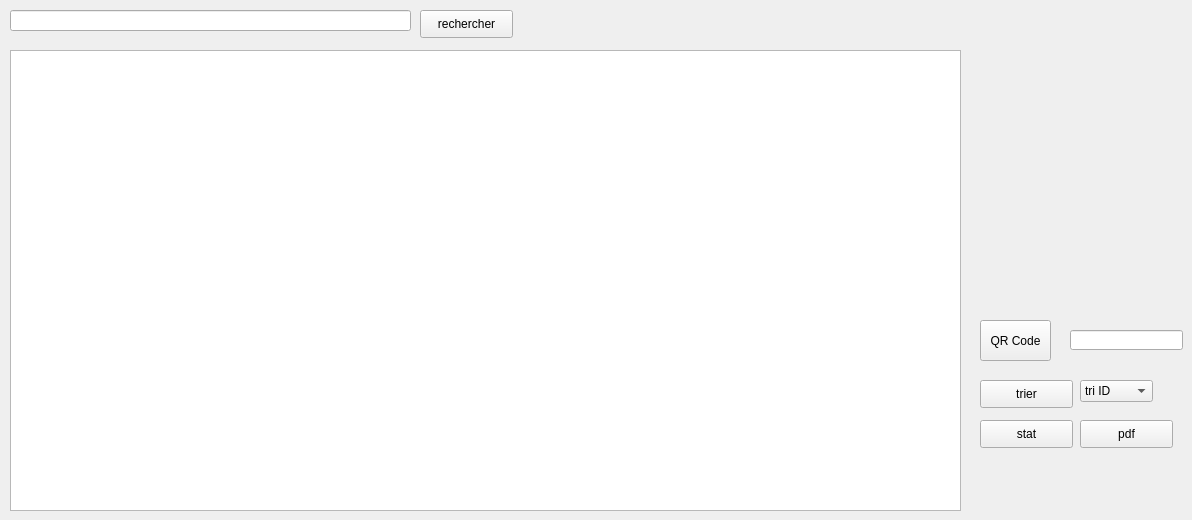
      <widget class="QWidget" name="tab_17">
       <attribute name="title">
        <string>Afficher</string>
       </attribute>
       <widget class="QLabel" name="label_74">
        <property name="geometry">
         <rect>
          <x>10</x>
          <y>80</y>
          <width>891</width>
          <height>401</height>
         </rect>
        </property>
        <property name="text">
         <string/>
        </property>
        <property name="pixmap">
         <pixmap>../../../Downloads/248085488_591901992026832_2710901618884620913_n.png</pixmap>
        </property>
       </widget>
       <widget class="QLineEdit" name="search">
        <property name="geometry">
         <rect>
          <x>10</x>
          <y>10</y>
          <width>401</width>
          <height>21</height>
         </rect>
        </property>
        <property name="text">
         <string/>
        </property>
       </widget>
       <widget class="QPushButton" name="search_2">
        <property name="geometry">
         <rect>
          <x>420</x>
          <y>10</y>
          <width>93</width>
          <height>28</height>
         </rect>
        </property>
        <property name="text">
         <string>rechercher</string>
        </property>
       </widget>
       <widget class="QPushButton" name="pdf">
        <property name="geometry">
         <rect>
          <x>1080</x>
          <y>420</y>
          <width>93</width>
          <height>28</height>
         </rect>
        </property>
        <property name="text">
         <string>pdf</string>
        </property>
       </widget>
       <widget class="QComboBox" name="tri">
        <property name="geometry">
         <rect>
          <x>1080</x>
          <y>380</y>
          <width>73</width>
          <height>22</height>
         </rect>
        </property>
        <item>
         <property name="text">
          <string>tri ID</string>
         </property>
        </item>
        <item>
         <property name="text">
          <string>tri nom</string>
         </property>
        </item>
        <item>
         <property name="text">
          <string>tri prenom</string>
         </property>
        </item>
       </widget>
       <widget class="QPushButton" name="trier">
        <property name="geometry">
         <rect>
          <x>980</x>
          <y>380</y>
          <width>93</width>
          <height>28</height>
         </rect>
        </property>
        <property name="text">
         <string>trier</string>
        </property>
       </widget>
       <widget class="QPushButton" name="QRcode">
        <property name="geometry">
         <rect>
          <x>980</x>
          <y>320</y>
          <width>71</width>
          <height>41</height>
         </rect>
        </property>
        <property name="text">
         <string>QR Code</string>
        </property>
       </widget>
       <widget class="QLabel" name="qrlabel">
        <property name="enabled">
         <bool>true</bool>
        </property>
        <property name="geometry">
         <rect>
          <x>970</x>
          <y>80</y>
          <width>200</width>
          <height>200</height>
         </rect>
        </property>
        <property name="sizePolicy">
         <sizepolicy hsizetype="Fixed" vsizetype="Fixed">
          <horstretch>0</horstretch>
          <verstretch>0</verstretch>
         </sizepolicy>
        </property>
        <property name="minimumSize">
         <size>
          <width>200</width>
          <height>200</height>
         </size>
        </property>
        <property name="maximumSize">
         <size>
          <width>200</width>
          <height>200</height>
         </size>
        </property>
        <property name="text">
         <string/>
        </property>
       </widget>
       <widget class="QLineEdit" name="CIN_QR">
        <property name="geometry">
         <rect>
          <x>1070</x>
          <y>330</y>
          <width>113</width>
          <height>20</height>
         </rect>
        </property>
       </widget>
       <widget class="QTableView" name="tab_client">
        <property name="geometry">
         <rect>
          <x>10</x>
          <y>50</y>
          <width>951</width>
          <height>461</height>
         </rect>
        </property>
       </widget>
       <widget class="QPushButton" name="stat_2">
        <property name="geometry">
         <rect>
          <x>980</x>
          <y>420</y>
          <width>93</width>
          <height>28</height>
         </rect>
        </property>
        <property name="text">
         <string>stat</string>
        </property>
       </widget>
      </widget>
